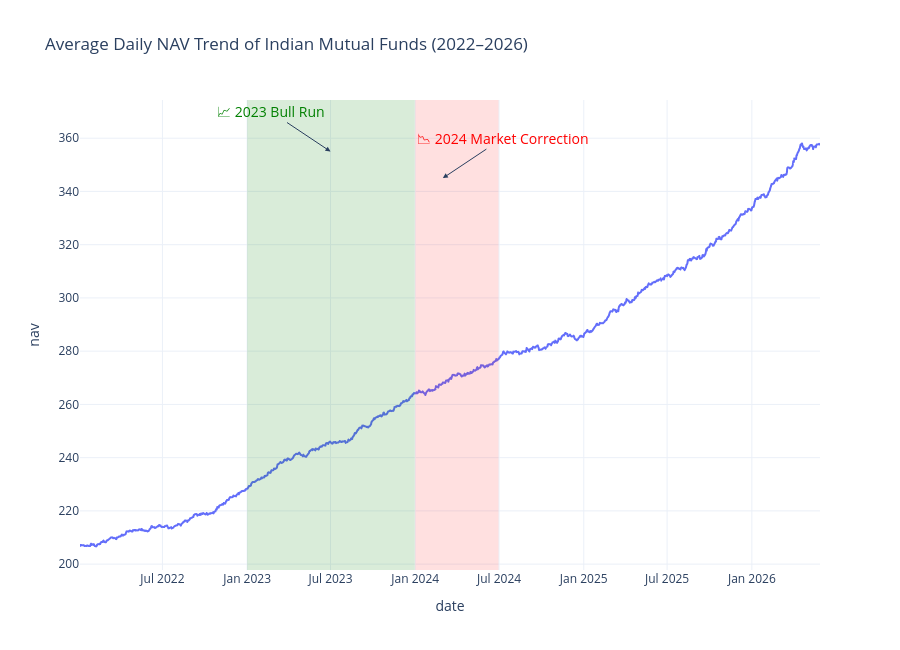

The cell this chart's notebook holds for it:
### Code cell
fig = px.line(
    avg_nav,
    x="date",
    y="nav",
    title="Average Daily NAV Trend of Indian Mutual Funds (2022–2026)"
)



# Shade Bull Run
fig.add_vrect(
    x0="2023-01-01",
    x1="2023-12-31",
    fillcolor="green",
    opacity=0.15,
    line_width=0
)

# Shade Market Correction
fig.add_vrect(
    x0="2024-01-01",
    x1="2024-06-30",
    fillcolor="red",
    opacity=0.12,
    line_width=0
)

# Bull Run Annotation
fig.add_annotation(
    x="2023-07-01",
    y=355,
    text="📈 2023 Bull Run",
    showarrow=True,
    arrowhead=2,
    ax=-60,
    ay=-40,
    font=dict(size=14, color="green")
)

# Market Correction Annotation
fig.add_annotation(
    x="2024-03-01",
    y=345,
    text="📉 2024 Market Correction",
    showarrow=True,
    arrowhead=2,
    ax=60,
    ay=-40,
    font=dict(size=14, color="red")
)
fig.update_layout(

    template="plotly_white",

    height=650,
    width=900
)

fig.show()

### Figure 1 — Plotly figure (JSON) as saved in the notebook; plotly's stock layout.template omitted (floating-point values rounded to 4 significant figures; data arrays with more than 128 entries replaced by an {"elided": "..."} marker saying what was removed)
{"data": [{"hovertemplate": "date=%{x}<br>nav=%{y}<extra></extra>", "legendgroup": "", "line": {"color": "#636efa", "dash": "solid"}, "marker": {"symbol": "circle"}, "mode": "lines", "name": "", "showlegend": false, "type": "scattergl", "x": {"elided": "1150 str values"}, "xaxis": "x", "y": {"elided": "1150 float values"}, "yaxis": "y"}], "layout": {"annotations": [{"arrowhead": 2, "ax": -60, "ay": -40, "font": {"color": "green", "size": 14}, "showarrow": true, "text": "📈 2023 Bull Run", "x": "2023-07-01", "y": 355}, {"arrowhead": 2, "ax": 60, "ay": -40, "font": {"color": "red", "size": 14}, "showarrow": true, "text": "📉 2024 Market Correction", "x": "2024-03-01", "y": 345}], "height": 650, "legend": {"tracegroupgap": 0}, "shapes": [{"fillcolor": "green", "line": {"width": 0}, "opacity": 0.15, "type": "rect", "x0": "2023-01-01", "x1": "2023-12-31", "xref": "x", "y0": 0, "y1": 1, "yref": "y domain"}, {"fillcolor": "red", "line": {"width": 0}, "opacity": 0.12, "type": "rect", "x0": "2024-01-01", "x1": "2024-06-30", "xref": "x", "y0": 0, "y1": 1, "yref": "y domain"}], "title": {"text": "Average Daily NAV Trend of Indian Mutual Funds (2022–2026)"}, "width": 900, "xaxis": {"anchor": "y", "domain": [0, 1], "title": {"text": "date"}}, "yaxis": {"anchor": "x", "domain": [0, 1], "title": {"text": "nav"}}}}
